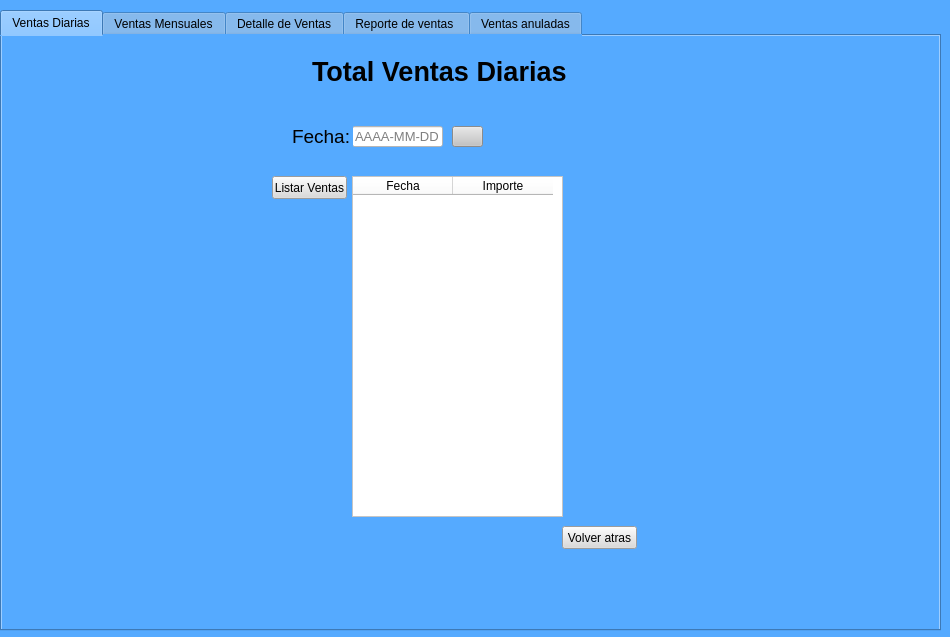
<?xml version="1.0" encoding="UTF-8"?>
<ui version="4.0">
 <class>informeDeVentas</class>
 <widget class="QWidget" name="informeDeVentas">
  <property name="geometry">
   <rect>
    <x>0</x>
    <y>0</y>
    <width>950</width>
    <height>637</height>
   </rect>
  </property>
  <property name="windowTitle">
   <string>Informe de ventas</string>
  </property>
  <property name="styleSheet">
   <string notr="true">background-color: rgb(85, 170, 255);</string>
  </property>
  <widget class="QTabWidget" name="tabWidget">
   <property name="geometry">
    <rect>
     <x>0</x>
     <y>10</y>
     <width>941</width>
     <height>621</height>
    </rect>
   </property>
   <property name="currentIndex">
    <number>0</number>
   </property>
   <widget class="QWidget" name="tab">
    <attribute name="title">
     <string>Ventas Diarias</string>
    </attribute>
    <widget class="QTableWidget" name="tableWidget">
     <property name="enabled">
      <bool>true</bool>
     </property>
     <property name="geometry">
      <rect>
       <x>350</x>
       <y>140</y>
       <width>211</width>
       <height>341</height>
      </rect>
     </property>
     <property name="styleSheet">
      <string notr="true">background-color: rgb(255, 255, 255);</string>
     </property>
     <property name="sizeAdjustPolicy">
      <enum>QAbstractScrollArea::AdjustToContents</enum>
     </property>
     <column>
      <property name="text">
       <string>Fecha</string>
      </property>
     </column>
     <column>
      <property name="text">
       <string>Importe</string>
      </property>
     </column>
    </widget>
    <widget class="QPushButton" name="Btn_Volver">
     <property name="geometry">
      <rect>
       <x>560</x>
       <y>490</y>
       <width>75</width>
       <height>23</height>
      </rect>
     </property>
     <property name="styleSheet">
      <string notr="true">background-color: rgb(218, 218, 218);</string>
     </property>
     <property name="text">
      <string>Volver atras</string>
     </property>
    </widget>
    <widget class="QPushButton" name="Btn_Ver_Importes">
     <property name="geometry">
      <rect>
       <x>270</x>
       <y>140</y>
       <width>75</width>
       <height>23</height>
      </rect>
     </property>
     <property name="styleSheet">
      <string notr="true">background-color: rgb(218, 218, 218);</string>
     </property>
     <property name="text">
      <string>Listar Ventas</string>
     </property>
    </widget>
    <widget class="QLabel" name="label_4">
     <property name="geometry">
      <rect>
       <x>310</x>
       <y>10</y>
       <width>281</width>
       <height>51</height>
      </rect>
     </property>
     <property name="font">
      <font>
       <pointsize>20</pointsize>
       <weight>75</weight>
       <bold>true</bold>
      </font>
     </property>
     <property name="text">
      <string>Total Ventas Diarias</string>
     </property>
    </widget>
    <widget class="QLineEdit" name="input_fecha_diaria">
     <property name="geometry">
      <rect>
       <x>350</x>
       <y>90</y>
       <width>91</width>
       <height>21</height>
      </rect>
     </property>
     <property name="font">
      <font>
       <pointsize>10</pointsize>
      </font>
     </property>
     <property name="styleSheet">
      <string notr="true">background-color: rgb(255, 255, 255);</string>
     </property>
     <property name="maxLength">
      <number>10</number>
     </property>
     <property name="placeholderText">
      <string>AAAA-MM-DD</string>
     </property>
    </widget>
    <widget class="QPushButton" name="btn_fecha_diaria">
     <property name="geometry">
      <rect>
       <x>450</x>
       <y>90</y>
       <width>31</width>
       <height>21</height>
      </rect>
     </property>
     <property name="styleSheet">
      <string notr="true">background-color: rgb(195, 195, 195);
</string>
     </property>
     <property name="text">
      <string/>
     </property>
     <property name="icon">
      <iconset>
       <normaloff>../Imagenes/vector-find-icon.jpg</normaloff>../Imagenes/vector-find-icon.jpg</iconset>
     </property>
    </widget>
    <widget class="QLabel" name="label_10">
     <property name="geometry">
      <rect>
       <x>290</x>
       <y>90</y>
       <width>61</width>
       <height>21</height>
      </rect>
     </property>
     <property name="font">
      <font>
       <pointsize>14</pointsize>
      </font>
     </property>
     <property name="text">
      <string>Fecha:</string>
     </property>
    </widget>
   </widget>
   <widget class="QWidget" name="tab_2">
    <attribute name="title">
     <string>Ventas Mensuales</string>
    </attribute>
    <widget class="QTableWidget" name="tableWidget_2">
     <property name="enabled">
      <bool>true</bool>
     </property>
     <property name="geometry">
      <rect>
       <x>340</x>
       <y>100</y>
       <width>221</width>
       <height>361</height>
      </rect>
     </property>
     <property name="styleSheet">
      <string notr="true">background-color: rgb(255, 255, 255);</string>
     </property>
     <property name="sizeAdjustPolicy">
      <enum>QAbstractScrollArea::AdjustToContents</enum>
     </property>
     <column>
      <property name="text">
       <string>Mes</string>
      </property>
     </column>
     <column>
      <property name="text">
       <string>Importe</string>
      </property>
     </column>
    </widget>
    <widget class="QPushButton" name="Btn_volver2">
     <property name="geometry">
      <rect>
       <x>560</x>
       <y>470</y>
       <width>75</width>
       <height>23</height>
      </rect>
     </property>
     <property name="styleSheet">
      <string notr="true">background-color: rgb(218, 218, 218);</string>
     </property>
     <property name="text">
      <string>Volver atras</string>
     </property>
    </widget>
    <widget class="QPushButton" name="Btn_ventas_mensuales">
     <property name="geometry">
      <rect>
       <x>260</x>
       <y>100</y>
       <width>75</width>
       <height>23</height>
      </rect>
     </property>
     <property name="styleSheet">
      <string notr="true">background-color: rgb(218, 218, 218);</string>
     </property>
     <property name="text">
      <string>Listar Ventas</string>
     </property>
    </widget>
    <widget class="QLabel" name="label_5">
     <property name="geometry">
      <rect>
       <x>290</x>
       <y>10</y>
       <width>341</width>
       <height>51</height>
      </rect>
     </property>
     <property name="font">
      <font>
       <pointsize>20</pointsize>
       <weight>75</weight>
       <bold>true</bold>
      </font>
     </property>
     <property name="text">
      <string>Total ventas mensuales</string>
     </property>
    </widget>
   </widget>
   <widget class="QWidget" name="tab_3">
    <attribute name="title">
     <string>Detalle de Ventas</string>
    </attribute>
    <widget class="QTableWidget" name="tableWidget_3">
     <property name="enabled">
      <bool>true</bool>
     </property>
     <property name="geometry">
      <rect>
       <x>40</x>
       <y>200</y>
       <width>861</width>
       <height>291</height>
      </rect>
     </property>
     <property name="styleSheet">
      <string notr="true">background-color: rgb(255, 255, 255);</string>
     </property>
     <property name="sizeAdjustPolicy">
      <enum>QAbstractScrollArea::AdjustToContents</enum>
     </property>
     <column>
      <property name="text">
       <string>Fecha</string>
      </property>
     </column>
     <column>
      <property name="text">
       <string>Nro Comprobante</string>
      </property>
     </column>
     <column>
      <property name="text">
       <string>CodCliente</string>
      </property>
     </column>
     <column>
      <property name="text">
       <string>CodProducto</string>
      </property>
     </column>
     <column>
      <property name="text">
       <string>Cantidad</string>
      </property>
     </column>
     <column>
      <property name="text">
       <string>Producto</string>
      </property>
     </column>
     <column>
      <property name="text">
       <string>Precio Unitario</string>
      </property>
     </column>
     <column>
      <property name="text">
       <string>Subtotal</string>
      </property>
     </column>
    </widget>
    <widget class="QLineEdit" name="search_nroFactura">
     <property name="geometry">
      <rect>
       <x>472</x>
       <y>100</y>
       <width>91</width>
       <height>21</height>
      </rect>
     </property>
     <property name="font">
      <font>
       <pointsize>10</pointsize>
      </font>
     </property>
     <property name="styleSheet">
      <string notr="true">background-color: rgb(255, 255, 255);</string>
     </property>
     <property name="maxLength">
      <number>5</number>
     </property>
    </widget>
    <widget class="QPushButton" name="Boton_Buscar_nroFactura">
     <property name="geometry">
      <rect>
       <x>570</x>
       <y>100</y>
       <width>31</width>
       <height>21</height>
      </rect>
     </property>
     <property name="styleSheet">
      <string notr="true">background-color: rgb(195, 195, 195);
</string>
     </property>
     <property name="text">
      <string/>
     </property>
     <property name="icon">
      <iconset>
       <normaloff>../Imagenes/vector-find-icon.jpg</normaloff>../Imagenes/vector-find-icon.jpg</iconset>
     </property>
    </widget>
    <widget class="QLabel" name="label_3">
     <property name="geometry">
      <rect>
       <x>280</x>
       <y>100</y>
       <width>191</width>
       <height>21</height>
      </rect>
     </property>
     <property name="font">
      <font>
       <pointsize>14</pointsize>
      </font>
     </property>
     <property name="text">
      <string> Nro de Comprobante</string>
     </property>
    </widget>
    <widget class="QPushButton" name="Btn_volver3">
     <property name="geometry">
      <rect>
       <x>420</x>
       <y>510</y>
       <width>75</width>
       <height>23</height>
      </rect>
     </property>
     <property name="styleSheet">
      <string notr="true">background-color: rgb(218, 218, 218);</string>
     </property>
     <property name="text">
      <string>Volver atras</string>
     </property>
    </widget>
    <widget class="QPushButton" name="Btn_listar">
     <property name="geometry">
      <rect>
       <x>40</x>
       <y>170</y>
       <width>75</width>
       <height>23</height>
      </rect>
     </property>
     <property name="styleSheet">
      <string notr="true">background-color: rgb(218, 218, 218);</string>
     </property>
     <property name="text">
      <string>Listar Ventas</string>
     </property>
    </widget>
    <widget class="QLabel" name="label_6">
     <property name="geometry">
      <rect>
       <x>310</x>
       <y>10</y>
       <width>271</width>
       <height>41</height>
      </rect>
     </property>
     <property name="font">
      <font>
       <pointsize>20</pointsize>
       <weight>75</weight>
       <bold>true</bold>
      </font>
     </property>
     <property name="text">
      <string>Detalle de ventas</string>
     </property>
    </widget>
    <widget class="QPushButton" name="btn_buscar_fecha1">
     <property name="geometry">
      <rect>
       <x>220</x>
       <y>100</y>
       <width>31</width>
       <height>21</height>
      </rect>
     </property>
     <property name="styleSheet">
      <string notr="true">background-color: rgb(195, 195, 195);
</string>
     </property>
     <property name="text">
      <string/>
     </property>
     <property name="icon">
      <iconset>
       <normaloff>../Imagenes/vector-find-icon.jpg</normaloff>../Imagenes/vector-find-icon.jpg</iconset>
     </property>
    </widget>
    <widget class="QLabel" name="label_9">
     <property name="geometry">
      <rect>
       <x>60</x>
       <y>100</y>
       <width>61</width>
       <height>21</height>
      </rect>
     </property>
     <property name="font">
      <font>
       <pointsize>14</pointsize>
      </font>
     </property>
     <property name="text">
      <string>Fecha:</string>
     </property>
    </widget>
    <widget class="QLineEdit" name="input_fecha">
     <property name="geometry">
      <rect>
       <x>120</x>
       <y>100</y>
       <width>91</width>
       <height>21</height>
      </rect>
     </property>
     <property name="font">
      <font>
       <pointsize>10</pointsize>
      </font>
     </property>
     <property name="styleSheet">
      <string notr="true">background-color: rgb(255, 255, 255);</string>
     </property>
     <property name="maxLength">
      <number>10</number>
     </property>
     <property name="placeholderText">
      <string>AAAA-MM-DD</string>
     </property>
    </widget>
    <widget class="QComboBox" name="comboBox_pago">
     <property name="geometry">
      <rect>
       <x>760</x>
       <y>100</y>
       <width>141</width>
       <height>22</height>
      </rect>
     </property>
     <property name="styleSheet">
      <string notr="true">background-color: rgb(227, 227, 227);</string>
     </property>
     <item>
      <property name="text">
       <string>Todos</string>
      </property>
     </item>
     <item>
      <property name="text">
       <string>Efectivo</string>
      </property>
     </item>
     <item>
      <property name="text">
       <string>Tarjeta de Débito</string>
      </property>
     </item>
     <item>
      <property name="text">
       <string>Tarjeta de Credito</string>
      </property>
     </item>
     <item>
      <property name="text">
       <string>Transferencia Bancaria</string>
      </property>
     </item>
     <item>
      <property name="text">
       <string>Pago QR</string>
      </property>
     </item>
     <item>
      <property name="text">
       <string>Cheque</string>
      </property>
     </item>
    </widget>
    <widget class="QLabel" name="label_11">
     <property name="geometry">
      <rect>
       <x>630</x>
       <y>100</y>
       <width>131</width>
       <height>21</height>
      </rect>
     </property>
     <property name="font">
      <font>
       <pointsize>14</pointsize>
      </font>
     </property>
     <property name="text">
      <string>Condición Pago</string>
     </property>
    </widget>
   </widget>
   <widget class="QWidget" name="tab_4">
    <attribute name="title">
     <string>Reporte de ventas </string>
    </attribute>
    <widget class="QLabel" name="label_7">
     <property name="geometry">
      <rect>
       <x>190</x>
       <y>10</y>
       <width>251</width>
       <height>41</height>
      </rect>
     </property>
     <property name="font">
      <font>
       <pointsize>20</pointsize>
       <weight>75</weight>
       <bold>true</bold>
      </font>
     </property>
     <property name="text">
      <string>Reporte de ventas</string>
     </property>
    </widget>
    <widget class="QTableWidget" name="tableWidget_4">
     <property name="enabled">
      <bool>true</bool>
     </property>
     <property name="geometry">
      <rect>
       <x>160</x>
       <y>200</y>
       <width>331</width>
       <height>291</height>
      </rect>
     </property>
     <property name="styleSheet">
      <string notr="true">background-color: rgb(255, 255, 255);</string>
     </property>
     <property name="sizeAdjustPolicy">
      <enum>QAbstractScrollArea::AdjustToContents</enum>
     </property>
     <column>
      <property name="text">
       <string>Fecha</string>
      </property>
     </column>
     <column>
      <property name="text">
       <string>Nro Comprobante</string>
      </property>
     </column>
     <column>
      <property name="text">
       <string>Total</string>
      </property>
     </column>
    </widget>
    <widget class="QPushButton" name="Btn_listar_2">
     <property name="geometry">
      <rect>
       <x>70</x>
       <y>200</y>
       <width>75</width>
       <height>23</height>
      </rect>
     </property>
     <property name="styleSheet">
      <string notr="true">background-color: rgb(218, 218, 218);</string>
     </property>
     <property name="text">
      <string>Listar Ventas</string>
     </property>
    </widget>
    <widget class="QPushButton" name="Btn_volver_4">
     <property name="geometry">
      <rect>
       <x>280</x>
       <y>510</y>
       <width>75</width>
       <height>23</height>
      </rect>
     </property>
     <property name="styleSheet">
      <string notr="true">background-color: rgb(218, 218, 218);</string>
     </property>
     <property name="text">
      <string>Volver atras</string>
     </property>
    </widget>
    <widget class="QPushButton" name="btn_imprimir">
     <property name="geometry">
      <rect>
       <x>60</x>
       <y>300</y>
       <width>91</width>
       <height>23</height>
      </rect>
     </property>
     <property name="styleSheet">
      <string notr="true">background-color: rgb(218, 218, 218);</string>
     </property>
     <property name="text">
      <string>Imprimir Reporte</string>
     </property>
    </widget>
    <widget class="QLineEdit" name="search_fecha">
     <property name="geometry">
      <rect>
       <x>230</x>
       <y>100</y>
       <width>91</width>
       <height>21</height>
      </rect>
     </property>
     <property name="font">
      <font>
       <pointsize>10</pointsize>
      </font>
     </property>
     <property name="styleSheet">
      <string notr="true">background-color: rgb(255, 255, 255);</string>
     </property>
     <property name="maxLength">
      <number>10</number>
     </property>
     <property name="placeholderText">
      <string>AAAA-MM-DD</string>
     </property>
    </widget>
    <widget class="QLabel" name="label_8">
     <property name="geometry">
      <rect>
       <x>160</x>
       <y>100</y>
       <width>61</width>
       <height>21</height>
      </rect>
     </property>
     <property name="font">
      <font>
       <pointsize>14</pointsize>
      </font>
     </property>
     <property name="text">
      <string>Fecha:</string>
     </property>
    </widget>
    <widget class="QPushButton" name="btn_buscarFecha">
     <property name="geometry">
      <rect>
       <x>330</x>
       <y>100</y>
       <width>31</width>
       <height>21</height>
      </rect>
     </property>
     <property name="styleSheet">
      <string notr="true">background-color: rgb(195, 195, 195);
</string>
     </property>
     <property name="text">
      <string/>
     </property>
     <property name="icon">
      <iconset>
       <normaloff>../Imagenes/vector-find-icon.jpg</normaloff>../Imagenes/vector-find-icon.jpg</iconset>
     </property>
    </widget>
    <widget class="QLabel" name="label_12">
     <property name="geometry">
      <rect>
       <x>160</x>
       <y>150</y>
       <width>131</width>
       <height>21</height>
      </rect>
     </property>
     <property name="font">
      <font>
       <pointsize>14</pointsize>
      </font>
     </property>
     <property name="text">
      <string>Condición Pago</string>
     </property>
    </widget>
    <widget class="QComboBox" name="comboBox_pago_2">
     <property name="geometry">
      <rect>
       <x>290</x>
       <y>150</y>
       <width>141</width>
       <height>22</height>
      </rect>
     </property>
     <property name="styleSheet">
      <string notr="true">background-color: rgb(227, 227, 227);</string>
     </property>
     <item>
      <property name="text">
       <string>Todos</string>
      </property>
     </item>
     <item>
      <property name="text">
       <string>Efectivo</string>
      </property>
     </item>
     <item>
      <property name="text">
       <string>Tarjeta de Débito</string>
      </property>
     </item>
     <item>
      <property name="text">
       <string>Tarjeta de Credito</string>
      </property>
     </item>
     <item>
      <property name="text">
       <string>Transferencia Bancaria</string>
      </property>
     </item>
     <item>
      <property name="text">
       <string>Pago QR</string>
      </property>
     </item>
     <item>
      <property name="text">
       <string>Cheque</string>
      </property>
     </item>
    </widget>
    <widget class="QPushButton" name="btn_anularVenta">
     <property name="geometry">
      <rect>
       <x>650</x>
       <y>370</y>
       <width>91</width>
       <height>23</height>
      </rect>
     </property>
     <property name="styleSheet">
      <string notr="true">background-color: rgb(218, 218, 218);
color: rgb(255, 255, 255);
background-color: rgb(255, 0, 0);</string>
     </property>
     <property name="text">
      <string>Anular Venta</string>
     </property>
    </widget>
    <widget class="QTextEdit" name="input_motivo">
     <property name="geometry">
      <rect>
       <x>550</x>
       <y>200</y>
       <width>300</width>
       <height>150</height>
      </rect>
     </property>
     <property name="maximumSize">
      <size>
       <width>300</width>
       <height>150</height>
      </size>
     </property>
     <property name="styleSheet">
      <string notr="true">background-color: rgb(255, 255, 255);</string>
     </property>
     <property name="placeholderText">
      <string>Escriba aquí el motivo de anulación de venta</string>
     </property>
    </widget>
    <widget class="QLabel" name="label_2">
     <property name="geometry">
      <rect>
       <x>550</x>
       <y>170</y>
       <width>251</width>
       <height>21</height>
      </rect>
     </property>
     <property name="styleSheet">
      <string notr="true">font: 14pt &quot;MS Shell Dlg 2&quot;;</string>
     </property>
     <property name="text">
      <string>Motivo de anulación de venta</string>
     </property>
    </widget>
   </widget>
   <widget class="QWidget" name="tab_5">
    <attribute name="title">
     <string>Ventas anuladas</string>
    </attribute>
    <widget class="QPushButton" name="Btn_volver_5">
     <property name="geometry">
      <rect>
       <x>330</x>
       <y>470</y>
       <width>75</width>
       <height>23</height>
      </rect>
     </property>
     <property name="styleSheet">
      <string notr="true">background-color: rgb(218, 218, 218);</string>
     </property>
     <property name="text">
      <string>Volver atras</string>
     </property>
    </widget>
    <widget class="QLabel" name="label_15">
     <property name="geometry">
      <rect>
       <x>370</x>
       <y>10</y>
       <width>251</width>
       <height>41</height>
      </rect>
     </property>
     <property name="font">
      <font>
       <pointsize>20</pointsize>
       <weight>75</weight>
       <bold>true</bold>
      </font>
     </property>
     <property name="text">
      <string>Ventas Anuladas</string>
     </property>
    </widget>
    <widget class="QTableWidget" name="tableWidget_5">
     <property name="enabled">
      <bool>true</bool>
     </property>
     <property name="geometry">
      <rect>
       <x>200</x>
       <y>160</y>
       <width>331</width>
       <height>291</height>
      </rect>
     </property>
     <property name="styleSheet">
      <string notr="true">background-color: rgb(255, 255, 255);</string>
     </property>
     <property name="sizeAdjustPolicy">
      <enum>QAbstractScrollArea::AdjustToContents</enum>
     </property>
     <column>
      <property name="text">
       <string>Fecha</string>
      </property>
     </column>
     <column>
      <property name="text">
       <string>Nro Comprobante</string>
      </property>
     </column>
     <column>
      <property name="text">
       <string>Total</string>
      </property>
     </column>
    </widget>
    <widget class="QPushButton" name="Btn_listar_3">
     <property name="geometry">
      <rect>
       <x>110</x>
       <y>160</y>
       <width>75</width>
       <height>23</height>
      </rect>
     </property>
     <property name="styleSheet">
      <string notr="true">background-color: rgb(218, 218, 218);</string>
     </property>
     <property name="text">
      <string>Listar Venta</string>
     </property>
    </widget>
    <widget class="QLabel" name="label">
     <property name="geometry">
      <rect>
       <x>570</x>
       <y>120</y>
       <width>141</width>
       <height>31</height>
      </rect>
     </property>
     <property name="styleSheet">
      <string notr="true">font: 18pt &quot;MS Shell Dlg 2&quot;;</string>
     </property>
     <property name="text">
      <string>Motivo</string>
     </property>
    </widget>
    <widget class="QPushButton" name="btn_buscarComprobante">
     <property name="geometry">
      <rect>
       <x>300</x>
       <y>100</y>
       <width>31</width>
       <height>21</height>
      </rect>
     </property>
     <property name="styleSheet">
      <string notr="true">background-color: rgb(195, 195, 195);
</string>
     </property>
     <property name="text">
      <string/>
     </property>
     <property name="icon">
      <iconset>
       <normaloff>../Imagenes/vector-find-icon.jpg</normaloff>../Imagenes/vector-find-icon.jpg</iconset>
     </property>
    </widget>
    <widget class="QLineEdit" name="search_comprobante">
     <property name="geometry">
      <rect>
       <x>210</x>
       <y>100</y>
       <width>81</width>
       <height>21</height>
      </rect>
     </property>
     <property name="font">
      <font>
       <pointsize>10</pointsize>
      </font>
     </property>
     <property name="styleSheet">
      <string notr="true">background-color: rgb(255, 255, 255);</string>
     </property>
     <property name="maxLength">
      <number>5</number>
     </property>
     <property name="placeholderText">
      <string/>
     </property>
    </widget>
    <widget class="QLabel" name="label_14">
     <property name="geometry">
      <rect>
       <x>50</x>
       <y>100</y>
       <width>151</width>
       <height>21</height>
      </rect>
     </property>
     <property name="font">
      <font>
       <pointsize>14</pointsize>
      </font>
     </property>
     <property name="text">
      <string>Nro Comprobante</string>
     </property>
    </widget>
    <widget class="QTextEdit" name="motivo_anulacion">
     <property name="geometry">
      <rect>
       <x>570</x>
       <y>160</y>
       <width>261</width>
       <height>150</height>
      </rect>
     </property>
     <property name="maximumSize">
      <size>
       <width>300</width>
       <height>150</height>
      </size>
     </property>
     <property name="styleSheet">
      <string notr="true">background-color: rgb(255, 255, 255);</string>
     </property>
    </widget>
    <widget class="QPushButton" name="btn_verMotivo">
     <property name="geometry">
      <rect>
       <x>760</x>
       <y>130</y>
       <width>75</width>
       <height>23</height>
      </rect>
     </property>
     <property name="styleSheet">
      <string notr="true">background-color: rgb(218, 218, 218);</string>
     </property>
     <property name="text">
      <string>Ver motivo</string>
     </property>
    </widget>
   </widget>
  </widget>
 </widget>
 <resources/>
 <connections/>
</ui>
